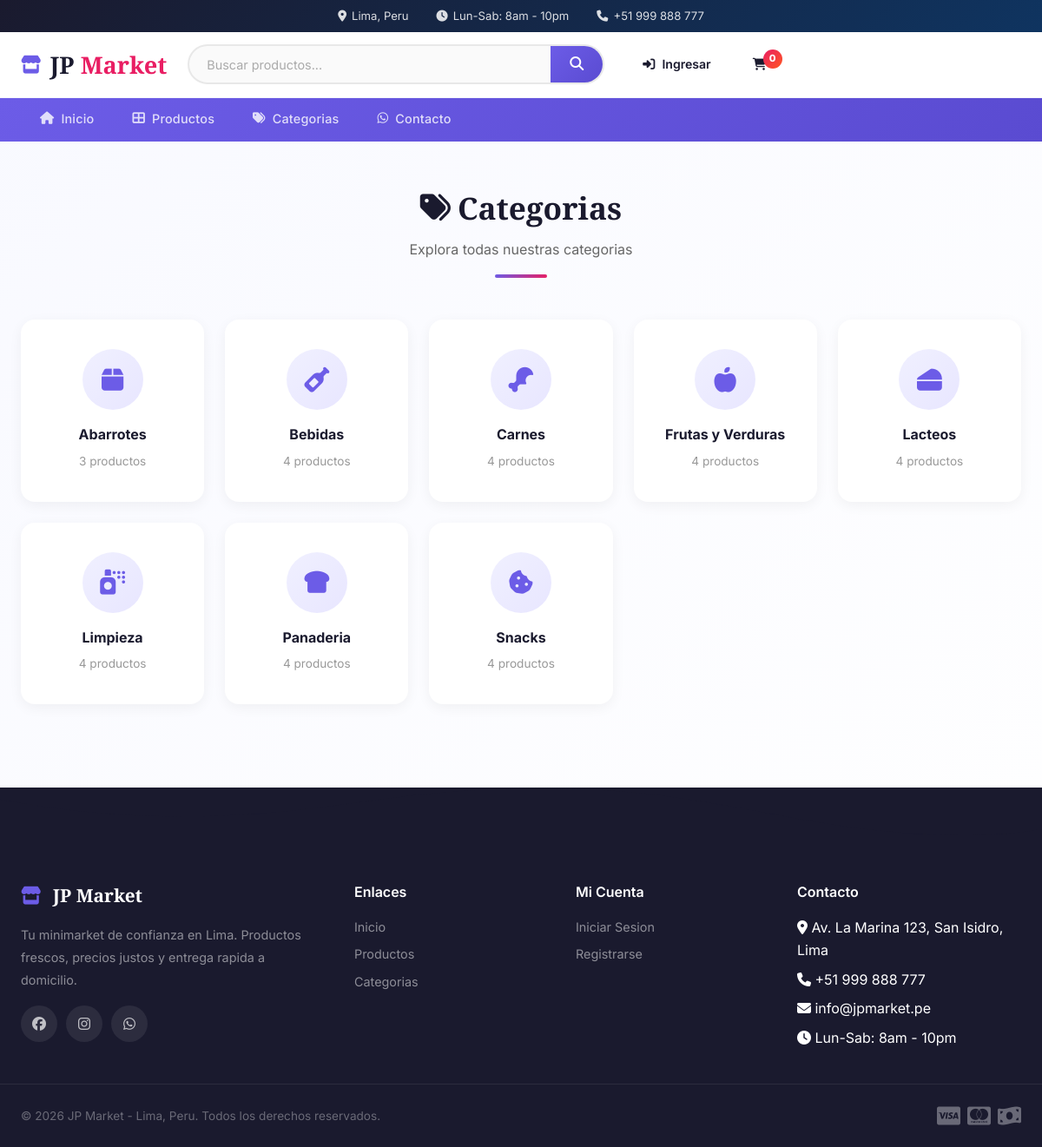
Page /categorias/ on the committed database.
### tienda/models.py (models this page shows, shortened)
class Category(models.Model):
    name = models.CharField(max_length=100)
    description = models.TextField(blank=True)
    image = models.ImageField(upload_to='categories/', blank=True, null=True)
    activa = models.BooleanField(default=True)
    created = models.DateTimeField(auto_now_add=True)
    class Meta:
        verbose_name_plural = 'categories'
        ordering = ['name']
    @property
    def product_count(self):
        return self.products.filter(activo=True).count()

### tienda/views.py (the view)
# urls.py: path('categorias/', views.category_list, name='category_list'),
def category_list(request):
    categories = Category.objects.filter(activa=True)
    return render(request, 'tienda/category_list.html', {'categories': categories})

### carrito/context_processors.py (called while the page is built)
def cart_count(request):
    count = 0
    if request.user.is_authenticated:
        cart, _ = Cart.objects.get_or_create(user=request.user)
        count = cart.total_items
    elif request.session.session_key:
        cart, _ = Cart.objects.get_or_create(session_key=request.session.session_key)
        count = cart.total_items
    return {'cart_count': count}

### templates/tienda/category_list.html (shortened to what this page needs)
{% extends 'base.html' %}
{% load static %}
{% block content %}
<section class="section">
    <div class="container">
        <div class="section-header">
            <h2><i class="fas fa-tags"></i> Categorias</h2>
            <p>Explora todas nuestras categorias</p>
            <div class="line"></div>
        </div>
        <div class="categories-grid" style="grid-template-columns:repeat(auto-fit,minmax(200px,1fr))">
            {% for cat in categories %}
            <a href="{% url 'tienda:category_detail' cat.id %}" class="category-card">
                <div class="cat-icon">
                    {% if cat.name == 'Bebidas' %}<i class="fas fa-wine-bottle"></i>
                    {% elif cat.name == 'Lacteos' %}<i class="fas fa-cheese"></i>
                    {% elif cat.name == 'Panaderia' %}<i class="fas fa-bread-slice"></i>
                    {% elif cat.name == 'Frutas y Verduras' %}<i class="fas fa-apple-alt"></i>
                    {% elif cat.name == 'Limpieza' %}<i class="fas fa-spray-can"></i>
                    {% elif cat.name == 'Carnes' %}<i class="fas fa-drumstick-bite"></i>
                    {% elif cat.name == 'Snacks' %}<i class="fas fa-cookie-bite"></i>
                    {% elif cat.name == 'Abarrotes' %}<i class="fas fa-box"></i>
                    {% else %}<i class="fas fa-tag"></i>{% endif %}
                </div>
                <h3>{{ cat.name }}</h3>
                <span>{{ cat.product_count }} productos</span>
            </a>
            {% endfor %}
        </div>
    </div>
</section>
{% endblock %}

### static/css/base.css (style rules this page uses)
*,*::before,*::after { margin:0;padding:0;box-sizing:border-box }
:root { --primary:#6c5ce7;--primary-dark:#5a4bd1;--primary-light:#a29bfe;--accent:#e91e63;--success:#2e7d32;--danger:#c62828;--warning:#f57f17;--info:#0277bd;--dark:#1a1a2e;--dark-soft:#555;--gray:#888;--gray-light:#e0e0e0;--light:#f5f6fa;--white:#fff;--radius:12px;--radius-lg:16px;--radius-xl:20px;--shadow:0 4px 20px rgba(0,0,0,.06);--transition:all .3s ease }
html { scroll-behavior:smooth }
body { font-family:'Inter',sans-serif;color:var(--dark);line-height:1.6;min-height:100vh }
a { text-decoration:none;color:inherit;transition:var(--transition) }
.container { max-width:1280px;margin:0 auto;padding:0 24px }

### static/css/style.css (style rules this page uses)
:root { --shadow-lg:0 12px 40px rgba(0,0,0,.1) }
body { background:linear-gradient(135deg,#f8f9ff,#fff) }
.section { padding:3rem 0 }
.section-header { text-align:center;margin-bottom:3rem }
.section-header h2 { font-family:'Playfair Display',serif;font-size:2.2rem;color:#1a1a2e;margin-bottom:.5rem;display:inline-flex;align-items:center;gap:.5rem }
.section-header p { color:#666;font-size:1rem }
.section-header .line { width:60px;height:4px;background:linear-gradient(135deg,#6c5ce7,#e91e63);border-radius:2px;margin:1rem auto 0 }
.categories-grid { display:grid;grid-template-columns:repeat(auto-fit,minmax(180px,1fr));gap:1.5rem }
.category-card { background:#fff;border-radius:16px;padding:2rem 1.5rem;text-align:center;text-decoration:none;color:inherit;transition:all .3s;box-shadow:0 4px 15px rgba(0,0,0,.05);border:2px solid transparent }
.cat-icon { width:70px;height:70px;border-radius:50%;background:linear-gradient(135deg,#f0f0ff,#e8e6ff);display:flex;align-items:center;justify-content:center;margin:0 auto 1rem;font-size:1.8rem;color:#6c5ce7;transition:all .3s }
.category-card h3 { font-size:1rem;margin-bottom:.25rem;color:#1a1a2e }
.category-card span { font-size:.85rem;color:#999 }

### rows in the picture
Category: name "Abarrotes", product_count "3"
Category: name "Bebidas", product_count "4"
Category: name "Carnes", product_count "4"
Category: name "Frutas y Verduras", product_count "4"
Category: name "Lacteos", product_count "4"
Category: name "Limpieza", product_count "4"
Category: name "Panaderia", product_count "4"
Category: name "Snacks", product_count "4"

### other values in the picture
{{ cart_count }} "0"
